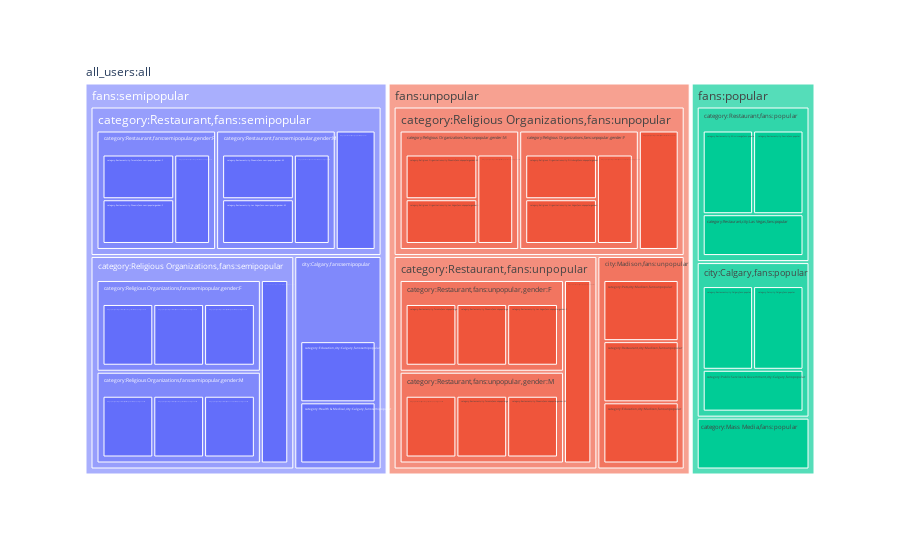

The code cell stored with this chart in its notebook:
### Code cell
yelp_hs = hr.HypothesisRow.df_to_list(yelp_df)
yelp_treemap = tm.make_treemap_from_range(yelp_hs, 0, 20)
yelp_treemap

### Figure 1 — Plotly figure (JSON) as saved in the notebook; plotly's stock layout.template omitted (floating-point values rounded to 4 significant figures)
{"data": [{"domain": {"x": [0, 1], "y": [0, 1]}, "hovertemplate": "label=%{label}<br>parent=%{parent}<extra></extra>", "labels": ["all_users:all", "fans:semipopular", "fans:popular", "fans:unpopular", "category:Restaurant,fans:popular", "category:Mass Media,fans:popular", "city:Calgary,fans:popular", "category:Restaurant,fans:semipopular", "category:Religious Organizations,fans:semipopular", "city:Calgary,fans:semipopular", "category:Restaurant,fans:semipopular,gender:F", "category:Restaurant,city:Calgary,fans:semipopular", "category:Restaurant,fans:semipopular,gender:M", "category:Religious Organizations,fans:semipopular,gender:F", "category:Religious Organizations,city:Mesa,fans:semipopular", "category:Religious Organizations,fans:semipopular,gender:M", "category:Restaurant,city:Mississauga,fans:popular", "category:Restaurant,city:Peoria,fans:popular", "category:Restaurant,city:Las Vegas,fans:popular", "category:Restaurant,city:Toronto,fans:semipopular,gender:F", "category:Restaurant,city:Phoenix,fans:semipopular,gender:F", "category:Restaurant,city:Las Vegas,fans:semipopular,gender:F", "city:Madison,fans:unpopular", "category:Religious Organizations,fans:unpopular", "category:Restaurant,fans:unpopular", "category:Restaurant,city:Calgary,fans:unpopular", "category:Restaurant,fans:unpopular,gender:F", "category:Restaurant,fans:unpopular,gender:M", "category:Religious Organizations,fans:unpopular,gender:M", "category:Religious Organizations,fans:unpopular,gender:F", "category:Religious Organizations,city:Montréal,fans:unpopular", "category:Pets,city:Madison,fans:unpopular", "category:Restaurant,city:Madison,fans:unpopular", "category:Education,city:Madison,fans:unpopular", "category:Restaurant,city:Phoenix,fans:semipopular,gender:M", "category:Restaurant,city:Las Vegas,fans:semipopular,gender:M", "category:Restaurant,city:Toronto,fans:semipopular,gender:M", "category:Restaurant,city:Toronto,fans:unpopular,gender:F", "category:Restaurant,city:Phoenix,fans:unpopular,gender:F", "category:Restaurant,city:Las Vegas,fans:unpopular,gender:F", "category:Restaurant,city:Calgary,fans:semipopular", "category:Education,city:Calgary,fans:semipopular", "category:Health & Medical,city:Calgary,fans:semipopular", "category:Restaurant,city:Las Vegas,fans:unpopular,gender:M", "category:Restaurant,city:Toronto,fans:unpopular,gender:M", "category:Restaurant,city:Phoenix,fans:unpopular,gender:M", "category:Religious Organizations,city:Las Vegas,fans:semipopular,gender:F", "category:Religious Organizations,city:Phoenix,fans:semipopular,gender:F", "category:Religious Organizations,city:Pittsburgh,fans:semipopular,gender:F", "category:Religious Organizations,city:Pittsburgh,fans:unpopular,gender:F", "category:Religious Organizations,city:Las Vegas,fans:unpopular,gender:F", "category:Religious Organizations,city:Phoenix,fans:unpopular,gender:F", "category:Religious Organizations,city:Pittsburgh,fans:semipopular,gender:M", "category:Religious Organizations,city:Las Vegas,fans:semipopular,gender:M", "category:Religious Organizations,city:Phoenix,fans:semipopular,gender:M", "category:Religious Organizations,city:Phoenix,fans:unpopular,gender:M", "category:Religious Organizations,city:Las Vegas,fans:unpopular,gender:M", "category:Religious Organizations,city:Pittsburgh,fans:unpopular,gender:M", "category:Restaurants,city:Calgary,fans:popular", "category:Pets,city:Calgary,fans:popular", "category:Public Services & Government,city:Calgary,fans:popular"], "name": "", "parents": ["", "all_users:all", "all_users:all", "all_users:all", "fans:popular", "fans:popular", "fans:popular", "fans:semipopular", "fans:semipopular", "fans:semipopular", "category:Restaurant,fans:semipopular", "category:Restaurant,fans:semipopular", "category:Restaurant,fans:semipopular", "category:Religious Organizations,fans:semipopular", "category:Religious Organizations,fans:semipopular", "category:Religious Organizations,fans:semipopular", "category:Restaurant,fans:popular", "category:Restaurant,fans:popular", "category:Restaurant,fans:popular", "category:Restaurant,fans:semipopular,gender:F", "category:Restaurant,fans:semipopular,gender:F", "category:Restaurant,fans:semipopular,gender:F", "fans:unpopular", "fans:unpopular", "fans:unpopular", "category:Restaurant,fans:unpopular", "category:Restaurant,fans:unpopular", "category:Restaurant,fans:unpopular", "category:Religious Organizations,fans:unpopular", "category:Religious Organizations,fans:unpopular", "category:Religious Organizations,fans:unpopular", "city:Madison,fans:unpopular", "city:Madison,fans:unpopular", "city:Madison,fans:unpopular", "category:Restaurant,fans:semipopular,gender:M", "category:Restaurant,fans:semipopular,gender:M", "category:Restaurant,fans:semipopular,gender:M", "category:Restaurant,fans:unpopular,gender:F", "category:Restaurant,fans:unpopular,gender:F", "category:Restaurant,fans:unpopular,gender:F", "city:Calgary,fans:semipopular", "city:Calgary,fans:semipopular", "city:Calgary,fans:semipopular", "category:Restaurant,fans:unpopular,gender:M", "category:Restaurant,fans:unpopular,gender:M", "category:Restaurant,fans:unpopular,gender:M", "category:Religious Organizations,fans:semipopular,gender:F", "category:Religious Organizations,fans:semipopular,gender:F", "category:Religious Organizations,fans:semipopular,gender:F", "category:Religious Organizations,fans:unpopular,gender:F", "category:Religious Organizations,fans:unpopular,gender:F", "category:Religious Organizations,fans:unpopular,gender:F", "category:Religious Organizations,fans:semipopular,gender:M", "category:Religious Organizations,fans:semipopular,gender:M", "category:Religious Organizations,fans:semipopular,gender:M", "category:Religious Organizations,fans:unpopular,gender:M", "category:Religious Organizations,fans:unpopular,gender:M", "category:Religious Organizations,fans:unpopular,gender:M", "city:Calgary,fans:popular", "city:Calgary,fans:popular", "city:Calgary,fans:popular"], "type": "treemap"}], "layout": {"legend": {"tracegroupgap": 0}, "margin": {"t": 60}}}
